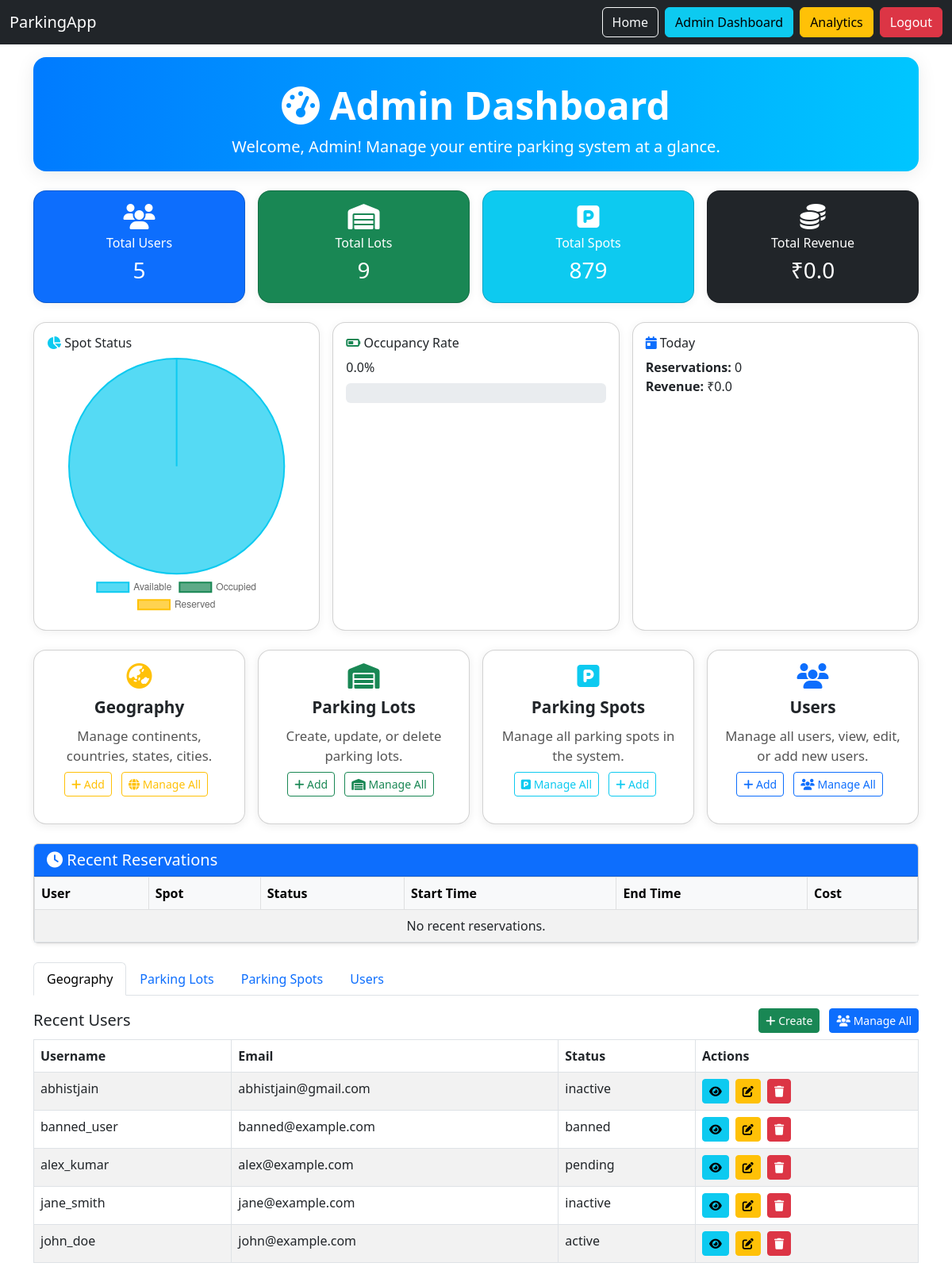
The app's page /admin/dashboard (signed in), older data.
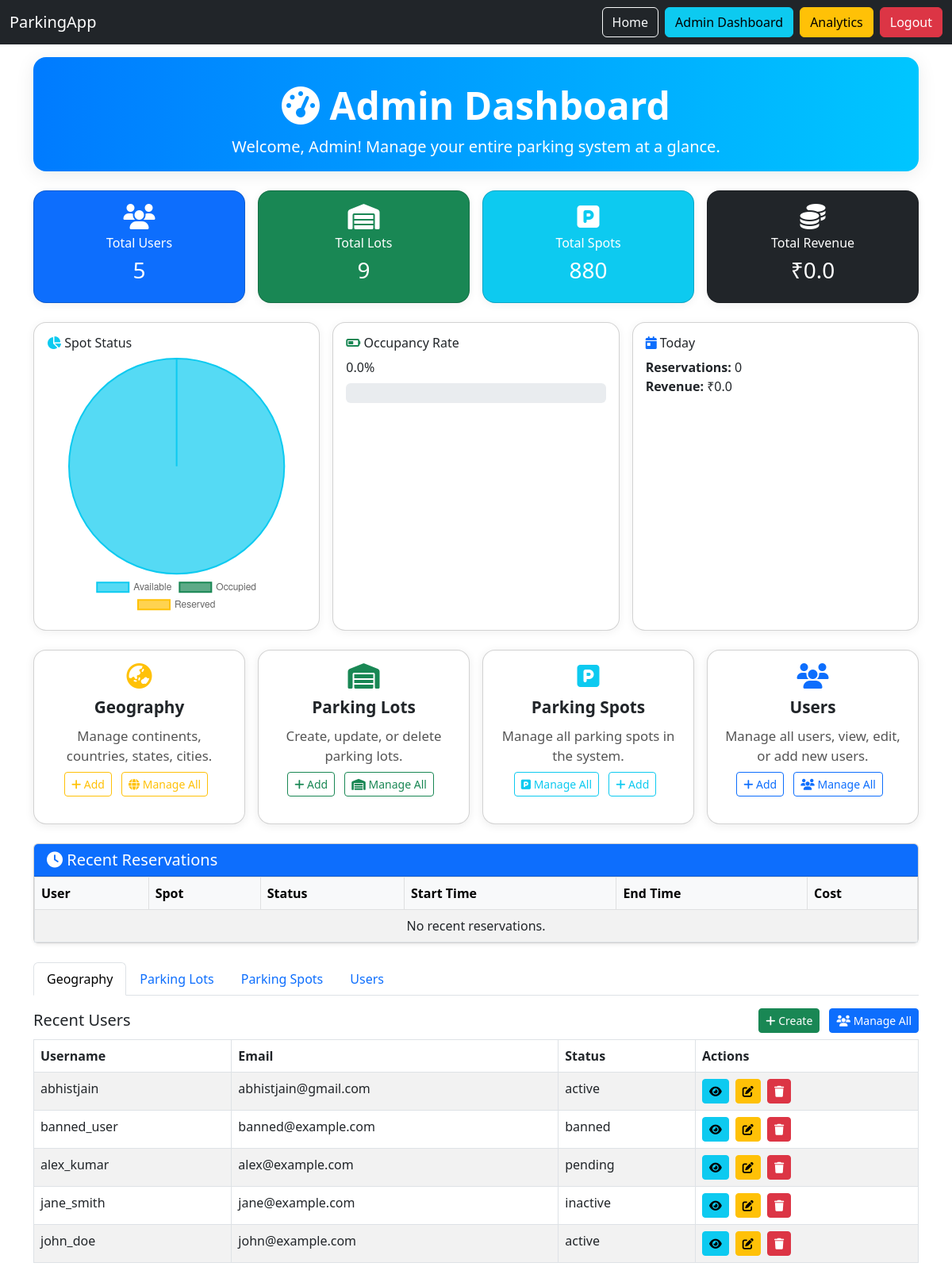
The same page, newer data.
### app/models/user.py (models this page shows, shortened)
class User(BaseModel):
    __tablename__ = "users"
    username = db.Column(db.String(80), unique=True, nullable=False, index=True)
    email = db.Column(db.String(150), unique=True, nullable=False, index=True)
    phone = db.Column(db.String(20), nullable=False, unique=True)
    password_hash = db.Column(db.String(200), nullable=False)
    first_name = db.Column(db.String(50), nullable=False)
    last_name = db.Column(db.String(50), nullable=False)
    gender = db.Column(db.Enum(GenderEnum), nullable=False, default=GenderEnum.OTHER)
    status = db.Column(db.Enum(UserStatus), default=UserStatus.PENDING, nullable=False)
    user_roles = db.relationship('UserRole', back_populates='user', cascade='all, delete-orphan')
    reservations = db.relationship('Reservation', back_populates='user')

### app/routes/admin.py (the view)
@admin_bp.route('/dashboard')
@require_permission(PermissionType.FULL_SYSTEM_ACCESS.value)
@refresh_db_session
def admin_dashboard():
    try:
        today = datetime.now().date()
        today_revenue = db.session.query(func.sum(Reservation.total_cost)).filter(
            func.date(Reservation.created_at) == today,
            Reservation.status != ReservationStatus.CANCELLED
        ).scalar() or 0
        total_revenue = db.session.query(func.sum(Reservation.total_cost)).filter(
            Reservation.status != ReservationStatus.CANCELLED
        ).scalar() or 0
        today_reservations = Reservation.query.filter(
            func.date(Reservation.created_at) == today
        ).count()
        recent_reservations = Reservation.query.order_by(
            Reservation.created_at.desc()
        ).limit(10).all()
        total_continents = Continent.query.count()
        total_countries = Country.query.count()
        total_states = State.query.count()
        total_cities = City.query.count()
        total_users = User.query.filter(User.username != 'admin').count()
        total_parking_lots = ParkingLot.query.count()
        total_parking_spots = ParkingSpot.query.count()
        total_reservations = Reservation.query.count()
        available_spots = ParkingSpot.count_available()
        reserved_spots = ParkingSpot.count_reserved()
        occupied_spots = ParkingSpot.count_occupied()
        stats = {
            'total_continents': total_continents,
            'total_countries': total_countries,
            'total_states': total_states,
            'total_cities': total_cities,
            'total_users': total_users,
            'total_parking_lots': total_parking_lots,
            'total_parking_spots': total_parking_spots,
            'total_reservations': total_reservations,
            'occupied_spots': occupied_spots,
            'available_spots': available_spots,
            'reserved_spots': reserved_spots,
            'today_reservations': today_reservations,
            'today_revenue': float(today_revenue),
            'total_revenue': float(total_revenue),
            'occupancy_rate': round((occupied_spots / total_parking_spots * 100), 2)
                              if total_parking_spots > 0 else 0
        }
        users = User.query.filter(User.username != 'admin').order_by(User.created_at.desc()).limit(5).all()
        lots = ParkingLot.query.order_by(ParkingLot.created_at.desc()).limit(5).all()
        spots = ParkingSpot.query.order_by(ParkingSpot.created_at.desc()).limit(5).all()
        continents = Continent.query.order_by(Continent.created_at.desc()).limit(5).all()
        countries = Country.query.order_by(Country.created_at.desc()).limit(5).all()
        states = State.query.order_by(State.created_at.desc()).limit(5).all()
        cities = City.query.order_by(City.created_at.desc()).limit(5).all()
        return render_template('dashboards/admin_dashboard.html',
                               stats=stats,
                               recent_reservations=recent_reservations,
                               users=users,
                               lots=lots,
                               spots=spots,
                               continents=continents,
                               countries=countries,
                               states=states,
                               cities=cities)
    except Exception as e:
        flash(f"Error loading dashboard: {str(e)}", "error")
        return render_template('dashboards/admin_dashboard.html',
                               stats={},
                               recent_reservations=[])

### app/models/parking.py (called while the page is built)
    @staticmethod
    def count_available():
        return ParkingSpot.query.filter_by(status=SpotStatus.AVAILABLE).count()

    @staticmethod
    def count_reserved():
        return ParkingSpot.query.filter_by(status=SpotStatus.RESERVED).count()

    @staticmethod
    def count_occupied():
        return ParkingSpot.query.filter_by(status=SpotStatus.OCCUPIED).count()

### app/routes/admin.py (called while the page is built)
def refresh_db_session(func):
    @wraps(func)
    def wrapper(*args, **kwargs):
        db.session.expire_all()  # clears SQLAlchemy cache
        return func(*args, **kwargs)
    return wrapper

### app/templates/dashboards/admin_dashboard.html (shortened to what the changed rows need)
{% extends 'base.html' %}
{% block content %}
<link rel="stylesheet" href="https://cdnjs.cloudflare.com/ajax/libs/font-awesome/6.4.0/css/all.min.css">
<div class="dashboard-hero text-center mb-4">
  <h1 class="display-5 fw-bold mb-2"><i class="fa-solid fa-gauge-high"></i> Admin Dashboard</h1>
</div>
<div class="row mb-4 g-3">
  <div class="col-md-3">
    <div class="card stat-card text-white bg-info text-center">
      <div class="card-body">
        <i class="fa-solid fa-parking fa-2x mb-2"></i>
        <h6>Total Spots</h6>
        <h3>{{ stats.total_parking_spots }}</h3>
      </div>
    </div>
  </div>
</div>
<div class="card shadow-sm mb-4">
  <div class="card-body p-0">
    <table class="table table-bordered table-striped mb-0">
      <thead class="table-light">
        <tr>
          <th>User</th>
          <th>Spot</th>
          <th>Status</th>
          <th>Start Time</th>
          <th>End Time</th>
          <th>Cost</th>
        </tr>
      </thead>
    </table>
  </div>
</div>
<div class="tab-content mb-4" id="adminTabContent">
  <div class="tab-pane fade show active" id="users" role="tabpanel">
    <table class="table table-bordered table-striped">
      <thead>
        <tr>
          <th>Username</th>
          <th>Email</th>
          <th>Status</th>
          <th>Actions</th>
        </tr>
      </thead>
      <tbody>
        {% for user in users %}
        <tr>
          <td>{{ user.username }}</td>
          <td>{{ user.email }}</td>
          <td>{{ user.status.value if user.status else '' }}</td>
          <td>
            <a href="{{ url_for('admin.view_user_details', user_id=user.id) }}" class="btn btn-info btn-sm me-1" title="View"><i class="fa fa-eye"></i></a>
            <a href="{{ url_for('admin.edit_user', user_id=user.id) }}" class="btn btn-warning btn-sm me-1" title="Edit"><i class="fa fa-edit"></i></a>
            <form action="{{ url_for('admin.delete_user', user_id=user.id) }}" method="post" style="display:inline;" onsubmit="return confirm('Are you sure you want to delete this user?');">
              <button type="submit" class="btn btn-danger btn-sm" title="Delete"><i class="fa fa-trash"></i></button>
            </form>
          </td>
        </tr>
        {% endfor %}
      </tbody>
    </table>
  </div>
</div>
<script>
const spotStatusData = {
  labels: ['Available', 'Occupied', 'Reserved'],
  datasets: [{
    data: [
      {{ stats.available_spots|default(0) }},
      {{ stats.occupied_spots|default(0) }},
      {{ stats.reserved_spots|default(0) }}
    ],
    backgroundColor: [
      'rgba(13, 202, 240, 0.7)', // info
      'rgba(25, 135, 84, 0.7)',  // success
      'rgba(255, 193, 7, 0.7)'   // warning
    ],
    borderColor: [
      'rgba(13, 202, 240, 1)',
      'rgba(25, 135, 84, 1)',
      'rgba(255, 193, 7, 1)'
    ],
    borderWidth: 2
  }]
};
const ctx = document.getElementById('spotStatusChart').getContext('2d');
new Chart(ctx, {
  type: 'pie',
  data: spotStatusData,
  options: {
    plugins: {
      legend: { display: true, position: 'bottom' }
    }
  }
});
</script>
{% endblock %}

Row changes from the older to the newer data that the page shows:
changed User "abhistjain": status "inactive" → "active"
Text that changed along with them:
{{ stats.total_parking_spots }}: "879" → "880"
